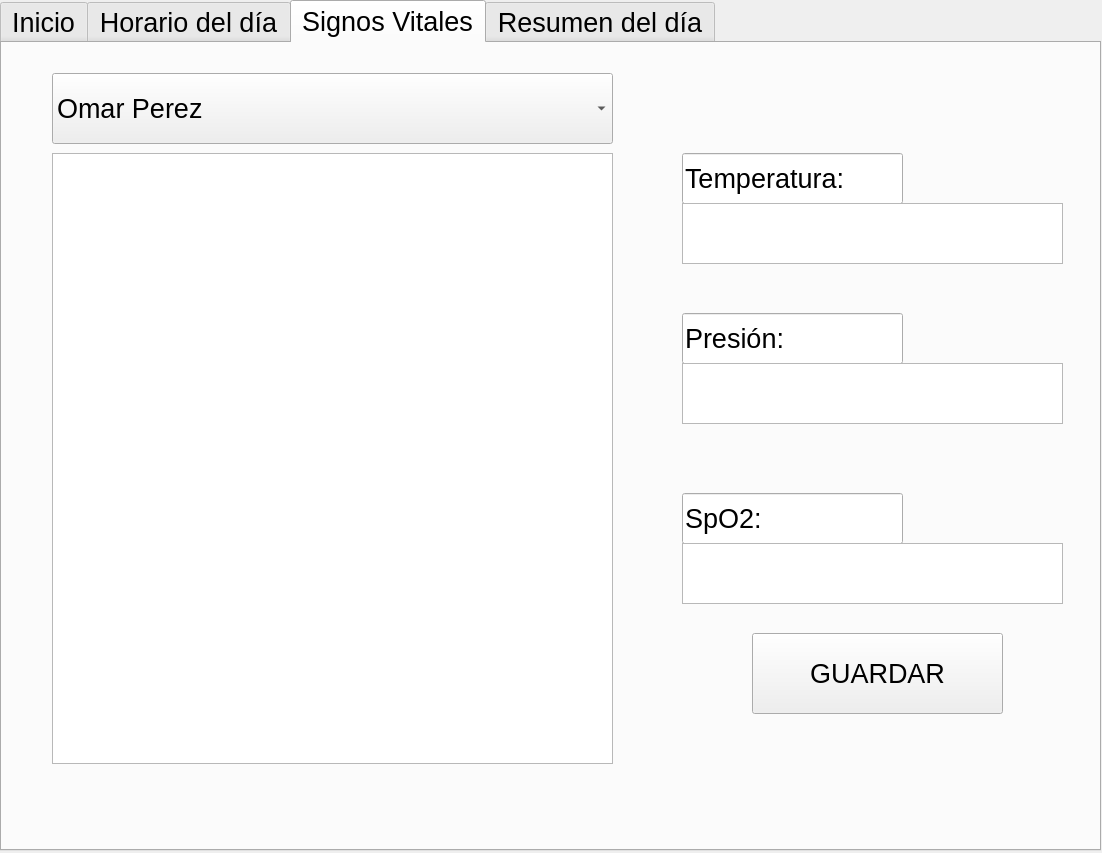
<?xml version="1.0" encoding="UTF-8"?>
<ui version="4.0">
 <class>InterfazViva</class>
 <widget class="QDialog" name="InterfazViva">
  <property name="geometry">
   <rect>
    <x>0</x>
    <y>0</y>
    <width>1102</width>
    <height>853</height>
   </rect>
  </property>
  <property name="windowTitle">
   <string>Dialog</string>
  </property>
  <widget class="QTabWidget" name="Vistas">
   <property name="geometry">
    <rect>
     <x>0</x>
     <y>0</y>
     <width>1101</width>
     <height>851</height>
    </rect>
   </property>
   <property name="font">
    <font>
     <pointsize>20</pointsize>
    </font>
   </property>
   <property name="currentIndex">
    <number>2</number>
   </property>
   <widget class="QWidget" name="Inicio">
    <attribute name="title">
     <string>Inicio</string>
    </attribute>
    <widget class="QTextBrowser" name="textBrowser">
     <property name="geometry">
      <rect>
       <x>70</x>
       <y>20</y>
       <width>931</width>
       <height>111</height>
      </rect>
     </property>
     <property name="font">
      <font>
       <family>Modern</family>
      </font>
     </property>
     <property name="html">
      <string>&lt;!DOCTYPE HTML PUBLIC &quot;-//W3C//DTD HTML 4.0//EN&quot; &quot;http://www.w3.org/TR/REC-html40/strict.dtd&quot;&gt;
&lt;html&gt;&lt;head&gt;&lt;meta name=&quot;qrichtext&quot; content=&quot;1&quot; /&gt;&lt;style type=&quot;text/css&quot;&gt;
p, li { white-space: pre-wrap; }
&lt;/style&gt;&lt;/head&gt;&lt;body style=&quot; font-family:'Modern'; font-size:20pt; font-weight:400; font-style:normal;&quot;&gt;
&lt;p align=&quot;center&quot; style=&quot; margin-top:0px; margin-bottom:0px; margin-left:0px; margin-right:0px; -qt-block-indent:0; text-indent:0px;&quot;&gt;&lt;span style=&quot; font-family:'MS Shell Dlg 2'; font-size:48pt;&quot;&gt;Residencia VivAlma&lt;/span&gt;&lt;/p&gt;&lt;/body&gt;&lt;/html&gt;</string>
     </property>
    </widget>
    <widget class="QLabel" name="label">
     <property name="geometry">
      <rect>
       <x>250</x>
       <y>420</y>
       <width>55</width>
       <height>16</height>
      </rect>
     </property>
     <property name="text">
      <string/>
     </property>
    </widget>
    <widget class="QPlainTextEdit" name="EntradaUsuario">
     <property name="geometry">
      <rect>
       <x>160</x>
       <y>280</y>
       <width>731</width>
       <height>61</height>
      </rect>
     </property>
    </widget>
    <widget class="QLineEdit" name="lineEdit">
     <property name="geometry">
      <rect>
       <x>160</x>
       <y>220</y>
       <width>141</width>
       <height>61</height>
      </rect>
     </property>
     <property name="text">
      <string>Usuario:</string>
     </property>
    </widget>
    <widget class="QPlainTextEdit" name="EntradaContra">
     <property name="geometry">
      <rect>
       <x>160</x>
       <y>420</y>
       <width>731</width>
       <height>61</height>
      </rect>
     </property>
    </widget>
    <widget class="QLineEdit" name="lineEdit_2">
     <property name="geometry">
      <rect>
       <x>160</x>
       <y>360</y>
       <width>271</width>
       <height>61</height>
      </rect>
     </property>
     <property name="text">
      <string>Password:</string>
     </property>
    </widget>
    <widget class="QPushButton" name="IniciarSesion">
     <property name="geometry">
      <rect>
       <x>380</x>
       <y>500</y>
       <width>311</width>
       <height>61</height>
      </rect>
     </property>
     <property name="text">
      <string>Iniciar Sesión</string>
     </property>
    </widget>
   </widget>
   <widget class="QWidget" name="Horarios">
    <attribute name="title">
     <string>Horario del día</string>
    </attribute>
    <widget class="QTableView" name="TablaHorarios">
     <property name="geometry">
      <rect>
       <x>40</x>
       <y>130</y>
       <width>621</width>
       <height>631</height>
      </rect>
     </property>
    </widget>
    <widget class="QLineEdit" name="lineEdit_6">
     <property name="geometry">
      <rect>
       <x>700</x>
       <y>260</y>
       <width>221</width>
       <height>51</height>
      </rect>
     </property>
     <property name="text">
      <string>Hora:</string>
     </property>
    </widget>
    <widget class="QComboBox" name="NombresPacientes">
     <property name="geometry">
      <rect>
       <x>40</x>
       <y>30</y>
       <width>621</width>
       <height>71</height>
      </rect>
     </property>
     <item>
      <property name="text">
       <string>Omar Perez</string>
      </property>
     </item>
     <item>
      <property name="text">
       <string>Ricardo Flores</string>
      </property>
     </item>
     <item>
      <property name="text">
       <string>Jacobo Sanchez</string>
      </property>
     </item>
    </widget>
    <widget class="QPushButton" name="GuardarHoras">
     <property name="geometry">
      <rect>
       <x>730</x>
       <y>610</y>
       <width>251</width>
       <height>81</height>
      </rect>
     </property>
     <property name="text">
      <string>GUARDAR</string>
     </property>
    </widget>
    <widget class="QLineEdit" name="lineEdit_7">
     <property name="geometry">
      <rect>
       <x>700</x>
       <y>420</y>
       <width>221</width>
       <height>51</height>
      </rect>
     </property>
     <property name="text">
      <string>Minutos:</string>
     </property>
    </widget>
    <widget class="QComboBox" name="HorasComoBox">
     <property name="geometry">
      <rect>
       <x>700</x>
       <y>310</y>
       <width>381</width>
       <height>61</height>
      </rect>
     </property>
     <item>
      <property name="text">
       <string>00</string>
      </property>
     </item>
     <item>
      <property name="text">
       <string>01</string>
      </property>
     </item>
     <item>
      <property name="text">
       <string>02</string>
      </property>
     </item>
     <item>
      <property name="text">
       <string>03</string>
      </property>
     </item>
     <item>
      <property name="text">
       <string>04</string>
      </property>
     </item>
     <item>
      <property name="text">
       <string>05</string>
      </property>
     </item>
     <item>
      <property name="text">
       <string>06</string>
      </property>
     </item>
     <item>
      <property name="text">
       <string>07</string>
      </property>
     </item>
     <item>
      <property name="text">
       <string>08</string>
      </property>
     </item>
     <item>
      <property name="text">
       <string>09</string>
      </property>
     </item>
     <item>
      <property name="text">
       <string>10</string>
      </property>
     </item>
     <item>
      <property name="text">
       <string>11</string>
      </property>
     </item>
     <item>
      <property name="text">
       <string>12</string>
      </property>
     </item>
     <item>
      <property name="text">
       <string>13</string>
      </property>
     </item>
     <item>
      <property name="text">
       <string>14</string>
      </property>
     </item>
     <item>
      <property name="text">
       <string>15</string>
      </property>
     </item>
     <item>
      <property name="text">
       <string>16</string>
      </property>
     </item>
     <item>
      <property name="text">
       <string>17</string>
      </property>
     </item>
     <item>
      <property name="text">
       <string>18</string>
      </property>
     </item>
     <item>
      <property name="text">
       <string>19</string>
      </property>
     </item>
     <item>
      <property name="text">
       <string>20</string>
      </property>
     </item>
     <item>
      <property name="text">
       <string>21</string>
      </property>
     </item>
     <item>
      <property name="text">
       <string>22</string>
      </property>
     </item>
     <item>
      <property name="text">
       <string>23</string>
      </property>
     </item>
    </widget>
    <widget class="QComboBox" name="MinutosComoBox">
     <property name="geometry">
      <rect>
       <x>700</x>
       <y>470</y>
       <width>381</width>
       <height>61</height>
      </rect>
     </property>
     <item>
      <property name="text">
       <string>00</string>
      </property>
     </item>
     <item>
      <property name="text">
       <string>01</string>
      </property>
     </item>
     <item>
      <property name="text">
       <string>02</string>
      </property>
     </item>
     <item>
      <property name="text">
       <string>03</string>
      </property>
     </item>
     <item>
      <property name="text">
       <string>04</string>
      </property>
     </item>
     <item>
      <property name="text">
       <string>05</string>
      </property>
     </item>
     <item>
      <property name="text">
       <string>06</string>
      </property>
     </item>
     <item>
      <property name="text">
       <string>07</string>
      </property>
     </item>
     <item>
      <property name="text">
       <string>08</string>
      </property>
     </item>
     <item>
      <property name="text">
       <string>09</string>
      </property>
     </item>
     <item>
      <property name="text">
       <string>10</string>
      </property>
     </item>
     <item>
      <property name="text">
       <string>11</string>
      </property>
     </item>
     <item>
      <property name="text">
       <string>12</string>
      </property>
     </item>
     <item>
      <property name="text">
       <string>13</string>
      </property>
     </item>
     <item>
      <property name="text">
       <string>14</string>
      </property>
     </item>
     <item>
      <property name="text">
       <string>15</string>
      </property>
     </item>
     <item>
      <property name="text">
       <string>16</string>
      </property>
     </item>
     <item>
      <property name="text">
       <string>17</string>
      </property>
     </item>
     <item>
      <property name="text">
       <string>18</string>
      </property>
     </item>
     <item>
      <property name="text">
       <string>19</string>
      </property>
     </item>
     <item>
      <property name="text">
       <string>20</string>
      </property>
     </item>
     <item>
      <property name="text">
       <string>21</string>
      </property>
     </item>
     <item>
      <property name="text">
       <string>22</string>
      </property>
     </item>
     <item>
      <property name="text">
       <string>23</string>
      </property>
     </item>
     <item>
      <property name="text">
       <string>24</string>
      </property>
     </item>
     <item>
      <property name="text">
       <string>25</string>
      </property>
     </item>
     <item>
      <property name="text">
       <string>26</string>
      </property>
     </item>
     <item>
      <property name="text">
       <string>27</string>
      </property>
     </item>
     <item>
      <property name="text">
       <string>28</string>
      </property>
     </item>
     <item>
      <property name="text">
       <string>29</string>
      </property>
     </item>
     <item>
      <property name="text">
       <string>30</string>
      </property>
     </item>
     <item>
      <property name="text">
       <string>31</string>
      </property>
     </item>
     <item>
      <property name="text">
       <string>32</string>
      </property>
     </item>
     <item>
      <property name="text">
       <string>33</string>
      </property>
     </item>
     <item>
      <property name="text">
       <string>34</string>
      </property>
     </item>
     <item>
      <property name="text">
       <string>35</string>
      </property>
     </item>
     <item>
      <property name="text">
       <string>36</string>
      </property>
     </item>
     <item>
      <property name="text">
       <string>37</string>
      </property>
     </item>
     <item>
      <property name="text">
       <string>38</string>
      </property>
     </item>
     <item>
      <property name="text">
       <string>39</string>
      </property>
     </item>
     <item>
      <property name="text">
       <string>40</string>
      </property>
     </item>
     <item>
      <property name="text">
       <string>41</string>
      </property>
     </item>
     <item>
      <property name="text">
       <string>42</string>
      </property>
     </item>
     <item>
      <property name="text">
       <string>43</string>
      </property>
     </item>
     <item>
      <property name="text">
       <string>44</string>
      </property>
     </item>
     <item>
      <property name="text">
       <string>45</string>
      </property>
     </item>
     <item>
      <property name="text">
       <string>46</string>
      </property>
     </item>
     <item>
      <property name="text">
       <string>47</string>
      </property>
     </item>
     <item>
      <property name="text">
       <string>48</string>
      </property>
     </item>
     <item>
      <property name="text">
       <string>49</string>
      </property>
     </item>
     <item>
      <property name="text">
       <string>50</string>
      </property>
     </item>
     <item>
      <property name="text">
       <string>51</string>
      </property>
     </item>
     <item>
      <property name="text">
       <string>52</string>
      </property>
     </item>
     <item>
      <property name="text">
       <string>53</string>
      </property>
     </item>
     <item>
      <property name="text">
       <string>54</string>
      </property>
     </item>
     <item>
      <property name="text">
       <string>55</string>
      </property>
     </item>
     <item>
      <property name="text">
       <string>56</string>
      </property>
     </item>
     <item>
      <property name="text">
       <string>57</string>
      </property>
     </item>
     <item>
      <property name="text">
       <string>58</string>
      </property>
     </item>
     <item>
      <property name="text">
       <string>59</string>
      </property>
     </item>
    </widget>
   </widget>
   <widget class="QWidget" name="SignosVitales">
    <attribute name="title">
     <string>Signos Vitales</string>
    </attribute>
    <widget class="QTableView" name="TablaSignosVitales">
     <property name="geometry">
      <rect>
       <x>50</x>
       <y>110</y>
       <width>561</width>
       <height>611</height>
      </rect>
     </property>
    </widget>
    <widget class="QLineEdit" name="lineEdit_3">
     <property name="geometry">
      <rect>
       <x>680</x>
       <y>110</y>
       <width>221</width>
       <height>51</height>
      </rect>
     </property>
     <property name="text">
      <string>Temperatura:</string>
     </property>
    </widget>
    <widget class="QLineEdit" name="lineEdit_4">
     <property name="geometry">
      <rect>
       <x>680</x>
       <y>270</y>
       <width>221</width>
       <height>51</height>
      </rect>
     </property>
     <property name="text">
      <string>Presión:</string>
     </property>
    </widget>
    <widget class="QLineEdit" name="lineEdit_5">
     <property name="geometry">
      <rect>
       <x>680</x>
       <y>450</y>
       <width>221</width>
       <height>51</height>
      </rect>
     </property>
     <property name="text">
      <string>SpO2:</string>
     </property>
    </widget>
    <widget class="QPlainTextEdit" name="EntradaTemperatura">
     <property name="geometry">
      <rect>
       <x>680</x>
       <y>160</y>
       <width>381</width>
       <height>61</height>
      </rect>
     </property>
    </widget>
    <widget class="QPlainTextEdit" name="PresionEntrada">
     <property name="geometry">
      <rect>
       <x>680</x>
       <y>320</y>
       <width>381</width>
       <height>61</height>
      </rect>
     </property>
    </widget>
    <widget class="QPlainTextEdit" name="Oxigenacion">
     <property name="geometry">
      <rect>
       <x>680</x>
       <y>500</y>
       <width>381</width>
       <height>61</height>
      </rect>
     </property>
    </widget>
    <widget class="QPushButton" name="GuardarSignosVitales">
     <property name="geometry">
      <rect>
       <x>750</x>
       <y>590</y>
       <width>251</width>
       <height>81</height>
      </rect>
     </property>
     <property name="text">
      <string>GUARDAR</string>
     </property>
    </widget>
    <widget class="QComboBox" name="NombresPacientes_2">
     <property name="geometry">
      <rect>
       <x>50</x>
       <y>30</y>
       <width>561</width>
       <height>71</height>
      </rect>
     </property>
     <item>
      <property name="text">
       <string>Omar Perez</string>
      </property>
     </item>
     <item>
      <property name="text">
       <string>Ricardo Flores</string>
      </property>
     </item>
     <item>
      <property name="text">
       <string>Jacobo Sanchez</string>
      </property>
     </item>
    </widget>
   </widget>
   <widget class="QWidget" name="Resumen">
    <attribute name="title">
     <string>Resumen del día</string>
    </attribute>
    <widget class="QTableView" name="TablaResumen">
     <property name="geometry">
      <rect>
       <x>20</x>
       <y>20</y>
       <width>1041</width>
       <height>761</height>
      </rect>
     </property>
    </widget>
   </widget>
  </widget>
 </widget>
 <resources/>
 <connections/>
</ui>
